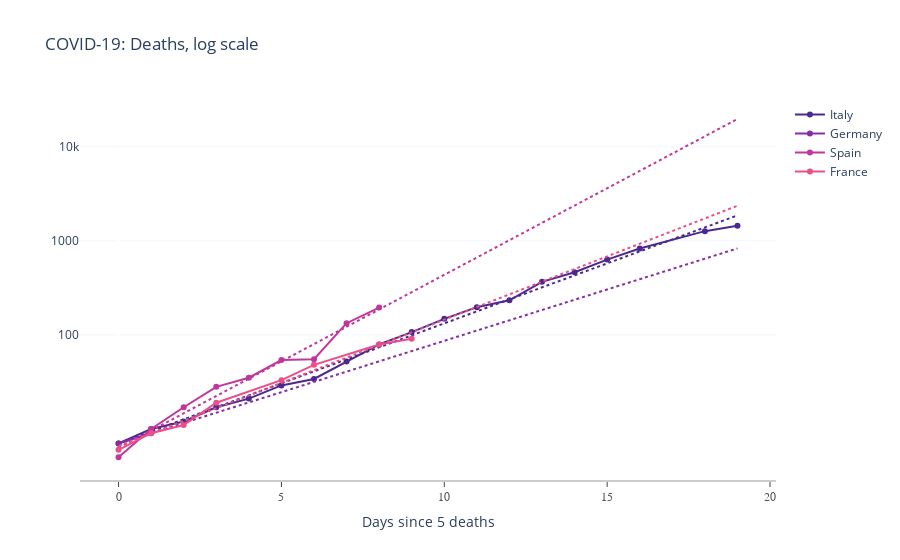

This figure's notebook cell:
### Code cell
countries = DeathsStat(
    ["Italy",  "Germany", "Spain", "France"], 
    df_deaths,
    start_with=5,
    max_days=19,
    prediction=True
)
iplot(countries.plotly_lm_plot(True))

### Figure 1 — Plotly figure (JSON) as saved in the notebook; plotly's stock layout.template omitted (floating-point values rounded to 4 significant figures)
{"data": [{"line": {"color": "rgb(75, 41, 145)"}, "mode": "lines+markers", "name": "Italy", "type": "scatter", "x": [0, 1, 2, 3, 4, 5, 6, 7, 8, 9, 10, 11, 12, 13, 14, 15, 16, 18, 19], "y": [7, 10, 12, 17, 21, 29, 34, 52, 79, 107, 148, 197, 233, 366, 463, 631, 827, 1266, 1441]}, {"line": {"color": "rgb(75, 41, 145)", "dash": "dot"}, "mode": "lines", "showlegend": false, "type": "scatter", "x": [0, 1, 2, 3, 4, 5, 6, 7, 8, 9, 10, 11, 12, 13, 14, 15, 16, 17, 18, 19], "y": [7.035, 9.436, 12.65, 16.97, 22.76, 30.53, 40.95, 54.91, 73.65, 98.78, 132.5, 177.7, 238.3, 319.6, 428.6, 574.9, 771.0, 1034.0, 1387.0, 1860.0]}, {"line": {"color": "rgb(135, 44, 162)"}, "mode": "lines+markers", "name": "Germany", "type": "scatter", "x": [0, 1], "y": [7, 9]}, {"line": {"color": "rgb(135, 44, 162)", "dash": "dot"}, "mode": "lines", "showlegend": false, "type": "scatter", "x": [0, 1, 2, 3, 4, 5, 6, 7, 8, 9, 10, 11, 12, 13, 14, 15, 16, 17, 18, 19], "y": [7.0, 9.0, 11.57, 14.88, 19.13, 24.59, 31.62, 40.65, 52.27, 67.2, 86.41, 111.1, 142.8, 183.6, 236.1, 303.6, 390.3, 501.8, 645.2, 829.6]}, {"line": {"color": "rgb(192, 54, 157)"}, "mode": "lines+markers", "name": "Spain", "type": "scatter", "x": [0, 1, 2, 3, 4, 5, 6, 7, 8], "y": [5, 10, 17, 28, 35, 54, 55, 133, 195]}, {"line": {"color": "rgb(192, 54, 157)", "dash": "dot"}, "mode": "lines", "showlegend": false, "type": "scatter", "x": [0, 1, 2, 3, 4, 5, 6, 7, 8, 9, 10, 11, 12, 13, 14, 15, 16, 17, 18, 19], "y": [6.282, 9.596, 14.66, 22.39, 34.21, 52.26, 79.83, 122.0, 186.3, 284.6, 434.7, 664.1, 1015.0, 1550.0, 2367.0, 3617.0, 5525.0, 8440.0, 12890.0, 19700.0]}, {"line": {"color": "rgb(234, 79, 136)"}, "mode": "lines+markers", "name": "France", "type": "scatter", "x": [0, 1, 2, 3, 5, 6, 8, 9], "y": [6, 9, 11, 19, 33, 48, 79, 91]}, {"line": {"color": "rgb(234, 79, 136)", "dash": "dot"}, "mode": "lines", "showlegend": false, "type": "scatter", "x": [0, 1, 2, 3, 4, 5, 6, 7, 8, 9, 10, 11, 12, 13, 14, 15, 16, 17, 18, 19], "y": [6.563, 8.945, 12.19, 16.62, 22.65, 30.87, 42.07, 57.33, 78.14, 106.5, 145.2, 197.8, 269.6, 367.5, 500.9, 682.6, 930.4, 1268.0, 1728.0, 2355.0]}], "layout": {"plot_bgcolor": "white", "showlegend": true, "title": {"text": "COVID-19: Deaths, log scale"}, "xaxis": {"linecolor": "rgb(204, 204, 204)", "linewidth": 2, "showgrid": false, "showline": true, "showticklabels": true, "tickfont": {"color": "rgb(82, 82, 82)", "family": "Arial", "size": 12}, "ticks": "outside", "title": {"text": "Days since 5 deaths"}}, "yaxis": {"gridcolor": "aliceblue", "showgrid": true, "showline": false, "showticklabels": true, "tickvals": [100, 1000, 10000], "type": "log", "zeroline": false}}}
